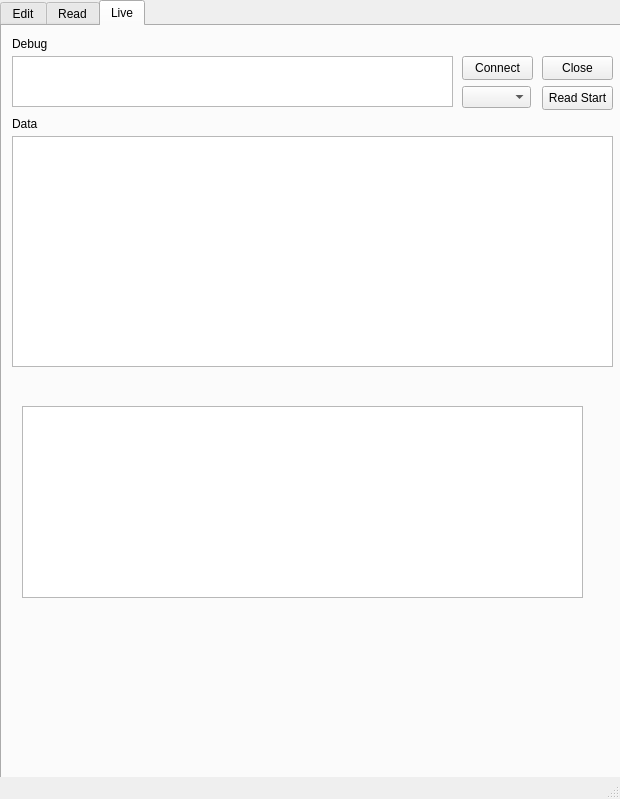
<?xml version="1.0" encoding="UTF-8"?>
<ui version="4.0">
 <class>MainWindow</class>
 <widget class="QMainWindow" name="MainWindow">
  <property name="geometry">
   <rect>
    <x>0</x>
    <y>0</y>
    <width>620</width>
    <height>799</height>
   </rect>
  </property>
  <property name="windowTitle">
   <string>DBC Editor for CAN Bus Database Files</string>
  </property>
  <widget class="QWidget" name="centralwidget">
   <widget class="QTabWidget" name="tabWidget">
    <property name="geometry">
     <rect>
      <x>0</x>
      <y>0</y>
      <width>621</width>
      <height>781</height>
     </rect>
    </property>
    <property name="toolTip">
     <string>&lt;html&gt;&lt;head/&gt;&lt;body&gt;&lt;p&gt;&lt;br/&gt;&lt;/p&gt;&lt;/body&gt;&lt;/html&gt;</string>
    </property>
    <property name="whatsThis">
     <string>&lt;html&gt;&lt;head/&gt;&lt;body&gt;&lt;p&gt;&lt;br/&gt;&lt;/p&gt;&lt;/body&gt;&lt;/html&gt;</string>
    </property>
    <property name="autoFillBackground">
     <bool>true</bool>
    </property>
    <property name="currentIndex">
     <number>2</number>
    </property>
    <widget class="QWidget" name="tab">
     <attribute name="title">
      <string>Edit</string>
     </attribute>
     <widget class="QLabel" name="label_4">
      <property name="geometry">
       <rect>
        <x>250</x>
        <y>230</y>
        <width>48</width>
        <height>16</height>
       </rect>
      </property>
      <property name="text">
       <string>Bit Start</string>
      </property>
     </widget>
     <widget class="QTextEdit" name="sg_name">
      <property name="geometry">
       <rect>
        <x>10</x>
        <y>250</y>
        <width>231</width>
        <height>31</height>
       </rect>
      </property>
      <property name="font">
       <font>
        <pointsize>9</pointsize>
       </font>
      </property>
     </widget>
     <widget class="QTextEdit" name="CAN_ID">
      <property name="geometry">
       <rect>
        <x>10</x>
        <y>100</y>
        <width>221</width>
        <height>31</height>
       </rect>
      </property>
     </widget>
     <widget class="QLabel" name="label_3">
      <property name="geometry">
       <rect>
        <x>10</x>
        <y>230</y>
        <width>81</width>
        <height>16</height>
       </rect>
      </property>
      <property name="text">
       <string>Name</string>
      </property>
     </widget>
     <widget class="QLabel" name="label_14">
      <property name="geometry">
       <rect>
        <x>230</x>
        <y>290</y>
        <width>48</width>
        <height>16</height>
       </rect>
      </property>
      <property name="text">
       <string>Min</string>
      </property>
     </widget>
     <widget class="QSpinBox" name="sg_length">
      <property name="geometry">
       <rect>
        <x>310</x>
        <y>250</y>
        <width>51</width>
        <height>31</height>
       </rect>
      </property>
     </widget>
     <widget class="QTextEdit" name="sg_offset">
      <property name="geometry">
       <rect>
        <x>120</x>
        <y>310</y>
        <width>101</width>
        <height>31</height>
       </rect>
      </property>
     </widget>
     <widget class="QLabel" name="label_19">
      <property name="geometry">
       <rect>
        <x>10</x>
        <y>410</y>
        <width>41</width>
        <height>16</height>
       </rect>
      </property>
      <property name="text">
       <string>Debug</string>
      </property>
     </widget>
     <widget class="QLabel" name="label_10">
      <property name="geometry">
       <rect>
        <x>380</x>
        <y>80</y>
        <width>41</width>
        <height>16</height>
       </rect>
      </property>
      <property name="text">
       <string>Length</string>
      </property>
     </widget>
     <widget class="QLabel" name="label_11">
      <property name="geometry">
       <rect>
        <x>10</x>
        <y>140</y>
        <width>61</width>
        <height>16</height>
       </rect>
      </property>
      <property name="text">
       <string>Comment</string>
      </property>
     </widget>
     <widget class="QTextEdit" name="sg_max">
      <property name="geometry">
       <rect>
        <x>330</x>
        <y>310</y>
        <width>91</width>
        <height>31</height>
       </rect>
      </property>
     </widget>
     <widget class="QLabel" name="label_17">
      <property name="geometry">
       <rect>
        <x>430</x>
        <y>230</y>
        <width>48</width>
        <height>16</height>
       </rect>
      </property>
      <property name="text">
       <string>Type</string>
      </property>
     </widget>
     <widget class="QTextBrowser" name="DBC_temp">
      <property name="geometry">
       <rect>
        <x>10</x>
        <y>520</y>
        <width>511</width>
        <height>201</height>
       </rect>
      </property>
     </widget>
     <widget class="QTextBrowser" name="debug">
      <property name="geometry">
       <rect>
        <x>10</x>
        <y>430</y>
        <width>511</width>
        <height>51</height>
       </rect>
      </property>
      <property name="font">
       <font>
        <pointsize>8</pointsize>
       </font>
      </property>
     </widget>
     <widget class="QPushButton" name="bt_addDBC">
      <property name="geometry">
       <rect>
        <x>530</x>
        <y>650</y>
        <width>81</width>
        <height>31</height>
       </rect>
      </property>
      <property name="text">
       <string>Add DBC</string>
      </property>
     </widget>
     <widget class="QLabel" name="label_8">
      <property name="geometry">
       <rect>
        <x>430</x>
        <y>290</y>
        <width>48</width>
        <height>16</height>
       </rect>
      </property>
      <property name="text">
       <string>Unit</string>
      </property>
     </widget>
     <widget class="QTextEdit" name="msg_cm">
      <property name="geometry">
       <rect>
        <x>10</x>
        <y>160</y>
        <width>511</width>
        <height>31</height>
       </rect>
      </property>
     </widget>
     <widget class="QTextEdit" name="sg_factor">
      <property name="geometry">
       <rect>
        <x>10</x>
        <y>310</y>
        <width>101</width>
        <height>31</height>
       </rect>
      </property>
     </widget>
     <widget class="QPushButton" name="bt_signal">
      <property name="geometry">
       <rect>
        <x>530</x>
        <y>560</y>
        <width>81</width>
        <height>31</height>
       </rect>
      </property>
      <property name="text">
       <string>Add Signal</string>
      </property>
     </widget>
     <widget class="QTextEdit" name="msg_name">
      <property name="geometry">
       <rect>
        <x>240</x>
        <y>100</y>
        <width>131</width>
        <height>31</height>
       </rect>
      </property>
     </widget>
     <widget class="QComboBox" name="sg_type">
      <property name="geometry">
       <rect>
        <x>430</x>
        <y>250</y>
        <width>91</width>
        <height>31</height>
       </rect>
      </property>
      <item>
       <property name="text">
        <string>Signed</string>
       </property>
      </item>
      <item>
       <property name="text">
        <string>Unsigned</string>
       </property>
      </item>
     </widget>
     <widget class="QLabel" name="label">
      <property name="geometry">
       <rect>
        <x>10</x>
        <y>80</y>
        <width>48</width>
        <height>16</height>
       </rect>
      </property>
      <property name="text">
       <string>CAN ID</string>
      </property>
     </widget>
     <widget class="QLabel" name="label_6">
      <property name="geometry">
       <rect>
        <x>10</x>
        <y>290</y>
        <width>48</width>
        <height>16</height>
       </rect>
      </property>
      <property name="text">
       <string>Factor</string>
      </property>
     </widget>
     <widget class="QLabel" name="label_15">
      <property name="geometry">
       <rect>
        <x>330</x>
        <y>290</y>
        <width>48</width>
        <height>16</height>
       </rect>
      </property>
      <property name="text">
       <string>Max</string>
      </property>
     </widget>
     <widget class="QLabel" name="label_16">
      <property name="geometry">
       <rect>
        <x>370</x>
        <y>230</y>
        <width>48</width>
        <height>16</height>
       </rect>
      </property>
      <property name="text">
       <string>Endian</string>
      </property>
     </widget>
     <widget class="QLabel" name="label_7">
      <property name="geometry">
       <rect>
        <x>120</x>
        <y>290</y>
        <width>48</width>
        <height>16</height>
       </rect>
      </property>
      <property name="text">
       <string>Offset</string>
      </property>
     </widget>
     <widget class="QLabel" name="label_18">
      <property name="geometry">
       <rect>
        <x>10</x>
        <y>500</y>
        <width>61</width>
        <height>16</height>
       </rect>
      </property>
      <property name="text">
       <string>DBC File</string>
      </property>
     </widget>
     <widget class="QLabel" name="label_13">
      <property name="geometry">
       <rect>
        <x>10</x>
        <y>200</y>
        <width>101</width>
        <height>31</height>
       </rect>
      </property>
      <property name="font">
       <font>
        <pointsize>15</pointsize>
       </font>
      </property>
      <property name="text">
       <string>Signal</string>
      </property>
     </widget>
     <widget class="QPushButton" name="bt_del_lastline">
      <property name="geometry">
       <rect>
        <x>530</x>
        <y>600</y>
        <width>81</width>
        <height>41</height>
       </rect>
      </property>
      <property name="text">
       <string>Delete
Last Line</string>
      </property>
     </widget>
     <widget class="QLabel" name="label_5">
      <property name="geometry">
       <rect>
        <x>310</x>
        <y>230</y>
        <width>48</width>
        <height>16</height>
       </rect>
      </property>
      <property name="text">
       <string>Length</string>
      </property>
     </widget>
     <widget class="QLabel" name="label_12">
      <property name="geometry">
       <rect>
        <x>10</x>
        <y>50</y>
        <width>101</width>
        <height>31</height>
       </rect>
      </property>
      <property name="font">
       <font>
        <pointsize>15</pointsize>
       </font>
      </property>
      <property name="text">
       <string>Message</string>
      </property>
     </widget>
     <widget class="QSpinBox" name="sg_start">
      <property name="geometry">
       <rect>
        <x>250</x>
        <y>250</y>
        <width>51</width>
        <height>31</height>
       </rect>
      </property>
     </widget>
     <widget class="QSpinBox" name="msg_length">
      <property name="geometry">
       <rect>
        <x>380</x>
        <y>100</y>
        <width>51</width>
        <height>31</height>
       </rect>
      </property>
     </widget>
     <widget class="QLabel" name="label_2">
      <property name="geometry">
       <rect>
        <x>240</x>
        <y>80</y>
        <width>48</width>
        <height>16</height>
       </rect>
      </property>
      <property name="text">
       <string>Name</string>
      </property>
     </widget>
     <widget class="QPushButton" name="bt_msg">
      <property name="geometry">
       <rect>
        <x>530</x>
        <y>520</y>
        <width>81</width>
        <height>31</height>
       </rect>
      </property>
      <property name="text">
       <string>Add Message</string>
      </property>
     </widget>
     <widget class="QPushButton" name="bt_save">
      <property name="geometry">
       <rect>
        <x>530</x>
        <y>690</y>
        <width>81</width>
        <height>31</height>
       </rect>
      </property>
      <property name="text">
       <string>Save DBC</string>
      </property>
     </widget>
     <widget class="QComboBox" name="sg_endian">
      <property name="geometry">
       <rect>
        <x>370</x>
        <y>250</y>
        <width>51</width>
        <height>31</height>
       </rect>
      </property>
      <item>
       <property name="text">
        <string>Little</string>
       </property>
      </item>
      <item>
       <property name="text">
        <string>Big</string>
       </property>
      </item>
     </widget>
     <widget class="QTextEdit" name="sg_cm">
      <property name="geometry">
       <rect>
        <x>10</x>
        <y>370</y>
        <width>511</width>
        <height>31</height>
       </rect>
      </property>
     </widget>
     <widget class="QTextEdit" name="sg_unit">
      <property name="geometry">
       <rect>
        <x>430</x>
        <y>310</y>
        <width>91</width>
        <height>31</height>
       </rect>
      </property>
     </widget>
     <widget class="QLabel" name="label_9">
      <property name="geometry">
       <rect>
        <x>10</x>
        <y>350</y>
        <width>61</width>
        <height>16</height>
       </rect>
      </property>
      <property name="text">
       <string>Comment</string>
      </property>
     </widget>
     <widget class="QTextEdit" name="sg_min">
      <property name="geometry">
       <rect>
        <x>230</x>
        <y>310</y>
        <width>91</width>
        <height>31</height>
       </rect>
      </property>
     </widget>
     <widget class="QLabel" name="label_22">
      <property name="geometry">
       <rect>
        <x>240</x>
        <y>10</y>
        <width>101</width>
        <height>31</height>
       </rect>
      </property>
      <property name="font">
       <font>
        <pointsize>19</pointsize>
       </font>
      </property>
      <property name="text">
       <string>DBC Edit</string>
      </property>
     </widget>
    </widget>
    <widget class="QWidget" name="tab_2">
     <attribute name="title">
      <string>Read</string>
     </attribute>
     <widget class="QTextBrowser" name="txt_DBCfilepath">
      <property name="geometry">
       <rect>
        <x>10</x>
        <y>30</y>
        <width>511</width>
        <height>31</height>
       </rect>
      </property>
      <property name="font">
       <font>
        <pointsize>9</pointsize>
       </font>
      </property>
     </widget>
     <widget class="QLabel" name="label_20">
      <property name="geometry">
       <rect>
        <x>10</x>
        <y>10</y>
        <width>81</width>
        <height>16</height>
       </rect>
      </property>
      <property name="font">
       <font>
        <pointsize>9</pointsize>
       </font>
      </property>
      <property name="text">
       <string>DBC File Path</string>
      </property>
     </widget>
     <widget class="QPushButton" name="bt_OpenDBC">
      <property name="geometry">
       <rect>
        <x>530</x>
        <y>30</y>
        <width>81</width>
        <height>31</height>
       </rect>
      </property>
      <property name="text">
       <string>Open</string>
      </property>
     </widget>
     <widget class="QTextBrowser" name="txt_debug_readtab">
      <property name="geometry">
       <rect>
        <x>10</x>
        <y>90</y>
        <width>511</width>
        <height>51</height>
       </rect>
      </property>
     </widget>
     <widget class="QLabel" name="label_23">
      <property name="geometry">
       <rect>
        <x>10</x>
        <y>70</y>
        <width>81</width>
        <height>16</height>
       </rect>
      </property>
      <property name="font">
       <font>
        <pointsize>9</pointsize>
       </font>
      </property>
      <property name="text">
       <string>Debug</string>
      </property>
     </widget>
     <widget class="QPushButton" name="bt_Clear">
      <property name="geometry">
       <rect>
        <x>530</x>
        <y>90</y>
        <width>81</width>
        <height>51</height>
       </rect>
      </property>
      <property name="text">
       <string>Clear</string>
      </property>
     </widget>
     <widget class="QLabel" name="label_26">
      <property name="geometry">
       <rect>
        <x>10</x>
        <y>150</y>
        <width>61</width>
        <height>16</height>
       </rect>
      </property>
      <property name="font">
       <font>
        <pointsize>9</pointsize>
       </font>
      </property>
      <property name="text">
       <string>Msg List</string>
      </property>
     </widget>
     <widget class="QLabel" name="label_27">
      <property name="geometry">
       <rect>
        <x>10</x>
        <y>360</y>
        <width>61</width>
        <height>16</height>
       </rect>
      </property>
      <property name="font">
       <font>
        <pointsize>9</pointsize>
       </font>
      </property>
      <property name="text">
       <string>Sg List</string>
      </property>
     </widget>
     <widget class="QComboBox" name="sg_select_combo">
      <property name="geometry">
       <rect>
        <x>60</x>
        <y>350</y>
        <width>69</width>
        <height>22</height>
       </rect>
      </property>
     </widget>
     <widget class="QTableWidget" name="sg_table">
      <property name="geometry">
       <rect>
        <x>10</x>
        <y>380</y>
        <width>601</width>
        <height>361</height>
       </rect>
      </property>
     </widget>
     <widget class="QTableWidget" name="msg_table">
      <property name="geometry">
       <rect>
        <x>10</x>
        <y>170</y>
        <width>601</width>
        <height>171</height>
       </rect>
      </property>
     </widget>
    </widget>
    <widget class="QWidget" name="tab_3">
     <attribute name="title">
      <string>Live</string>
     </attribute>
     <widget class="QPushButton" name="pushButton">
      <property name="geometry">
       <rect>
        <x>460</x>
        <y>30</y>
        <width>71</width>
        <height>24</height>
       </rect>
      </property>
      <property name="text">
       <string>Connect</string>
      </property>
     </widget>
     <widget class="QPushButton" name="pushButton_2">
      <property name="geometry">
       <rect>
        <x>540</x>
        <y>60</y>
        <width>71</width>
        <height>24</height>
       </rect>
      </property>
      <property name="text">
       <string>Read Start</string>
      </property>
     </widget>
     <widget class="QComboBox" name="sg_select_combo_2">
      <property name="geometry">
       <rect>
        <x>460</x>
        <y>60</y>
        <width>69</width>
        <height>22</height>
       </rect>
      </property>
     </widget>
     <widget class="QTextBrowser" name="txt_debug_readtab_2">
      <property name="geometry">
       <rect>
        <x>10</x>
        <y>30</y>
        <width>441</width>
        <height>51</height>
       </rect>
      </property>
     </widget>
     <widget class="QLabel" name="label_24">
      <property name="geometry">
       <rect>
        <x>10</x>
        <y>90</y>
        <width>81</width>
        <height>16</height>
       </rect>
      </property>
      <property name="font">
       <font>
        <pointsize>9</pointsize>
       </font>
      </property>
      <property name="text">
       <string>Data</string>
      </property>
     </widget>
     <widget class="QLabel" name="label_25">
      <property name="geometry">
       <rect>
        <x>10</x>
        <y>10</y>
        <width>81</width>
        <height>16</height>
       </rect>
      </property>
      <property name="font">
       <font>
        <pointsize>9</pointsize>
       </font>
      </property>
      <property name="text">
       <string>Debug</string>
      </property>
     </widget>
     <widget class="QPushButton" name="pushButton_3">
      <property name="geometry">
       <rect>
        <x>540</x>
        <y>30</y>
        <width>71</width>
        <height>24</height>
       </rect>
      </property>
      <property name="text">
       <string>Close</string>
      </property>
     </widget>
     <widget class="QTableWidget" name="live_table">
      <property name="geometry">
       <rect>
        <x>10</x>
        <y>110</y>
        <width>601</width>
        <height>231</height>
       </rect>
      </property>
     </widget>
     <widget class="QTextBrowser" name="txt_t3">
      <property name="geometry">
       <rect>
        <x>20</x>
        <y>380</y>
        <width>561</width>
        <height>192</height>
       </rect>
      </property>
     </widget>
    </widget>
   </widget>
  </widget>
  <widget class="QStatusBar" name="statusbar"/>
 </widget>
 <resources/>
 <connections/>
</ui>
